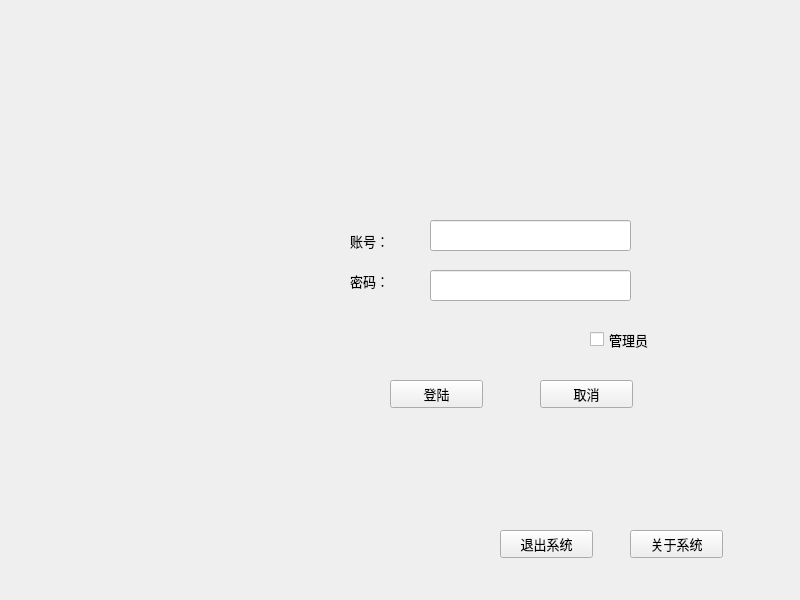
<?xml version="1.0" encoding="UTF-8"?>
<ui version="4.0">
 <class>Widget</class>
 <widget class="QWidget" name="Widget">
  <property name="geometry">
   <rect>
    <x>0</x>
    <y>0</y>
    <width>800</width>
    <height>600</height>
   </rect>
  </property>
  <property name="minimumSize">
   <size>
    <width>800</width>
    <height>600</height>
   </size>
  </property>
  <property name="maximumSize">
   <size>
    <width>800</width>
    <height>600</height>
   </size>
  </property>
  <property name="font">
   <font>
    <family>黑体</family>
    <pointsize>10</pointsize>
   </font>
  </property>
  <property name="windowTitle">
   <string>Widget</string>
  </property>
  <property name="autoFillBackground">
   <bool>false</bool>
  </property>
  <property name="styleSheet">
   <string notr="true">#Widget{
	
	border-image: url(:/new/prefix1/images/second.jpg);
}

</string>
  </property>
  <widget class="QLineEdit" name="account">
   <property name="geometry">
    <rect>
     <x>430</x>
     <y>220</y>
     <width>201</width>
     <height>31</height>
    </rect>
   </property>
  </widget>
  <widget class="QLineEdit" name="password">
   <property name="geometry">
    <rect>
     <x>430</x>
     <y>270</y>
     <width>201</width>
     <height>31</height>
    </rect>
   </property>
  </widget>
  <widget class="QLabel" name="label">
   <property name="geometry">
    <rect>
     <x>350</x>
     <y>230</y>
     <width>72</width>
     <height>21</height>
    </rect>
   </property>
   <property name="text">
    <string>账号：</string>
   </property>
  </widget>
  <widget class="QLabel" name="label_2">
   <property name="geometry">
    <rect>
     <x>350</x>
     <y>270</y>
     <width>72</width>
     <height>21</height>
    </rect>
   </property>
   <property name="text">
    <string>密码：</string>
   </property>
  </widget>
  <widget class="QPushButton" name="login">
   <property name="geometry">
    <rect>
     <x>390</x>
     <y>380</y>
     <width>93</width>
     <height>28</height>
    </rect>
   </property>
   <property name="text">
    <string>登陆</string>
   </property>
  </widget>
  <widget class="QPushButton" name="cancel">
   <property name="geometry">
    <rect>
     <x>540</x>
     <y>380</y>
     <width>93</width>
     <height>28</height>
    </rect>
   </property>
   <property name="text">
    <string>取消</string>
   </property>
  </widget>
  <widget class="QPushButton" name="pushButton_3">
   <property name="geometry">
    <rect>
     <x>630</x>
     <y>530</y>
     <width>93</width>
     <height>28</height>
    </rect>
   </property>
   <property name="autoFillBackground">
    <bool>true</bool>
   </property>
   <property name="text">
    <string>关于系统</string>
   </property>
  </widget>
  <widget class="QPushButton" name="pushButton_4">
   <property name="geometry">
    <rect>
     <x>500</x>
     <y>530</y>
     <width>93</width>
     <height>28</height>
    </rect>
   </property>
   <property name="text">
    <string>退出系统</string>
   </property>
  </widget>
  <widget class="QCheckBox" name="checkBoxadmin">
   <property name="geometry">
    <rect>
     <x>590</x>
     <y>330</y>
     <width>91</width>
     <height>19</height>
    </rect>
   </property>
   <property name="text">
    <string>管理员</string>
   </property>
  </widget>
 </widget>
 <resources/>
 <connections/>
</ui>
